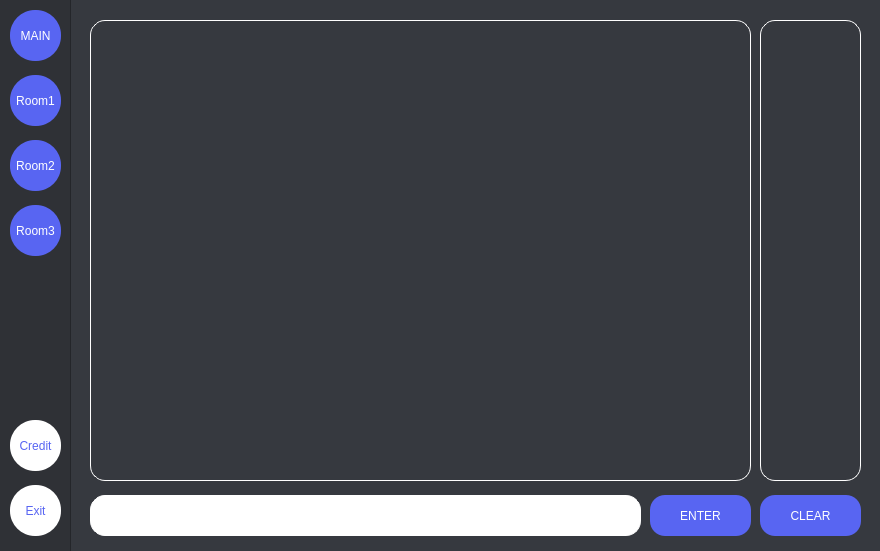
<?xml version="1.0" encoding="UTF-8"?>
<ui version="4.0">
 <class>Dialog</class>
 <widget class="QDialog" name="Dialog">
  <property name="windowModality">
   <enum>Qt::ApplicationModal</enum>
  </property>
  <property name="geometry">
   <rect>
    <x>0</x>
    <y>0</y>
    <width>880</width>
    <height>551</height>
   </rect>
  </property>
  <property name="windowTitle">
   <string>ChatRoom</string>
  </property>
  <property name="styleSheet">
   <string notr="true">background-color:#36393f;</string>
  </property>
  <widget class="QTextBrowser" name="Show_Chat">
   <property name="geometry">
    <rect>
     <x>90</x>
     <y>20</y>
     <width>661</width>
     <height>461</height>
    </rect>
   </property>
   <property name="styleSheet">
    <string notr="true">border:1px solid #fff;
border-radius:15px;
color:#fff;</string>
   </property>
  </widget>
  <widget class="QPushButton" name="Text_Butten">
   <property name="geometry">
    <rect>
     <x>650</x>
     <y>495</y>
     <width>101</width>
     <height>41</height>
    </rect>
   </property>
   <property name="styleSheet">
    <string notr="true">QPushButton{
border-radius:15px;
background-color:#5865f2;
color:#fff;
}

QPushButton:hover{
background-color:#fff;
color:#5865f2;
}
</string>
   </property>
   <property name="text">
    <string>ENTER</string>
   </property>
  </widget>
  <widget class="QTextBrowser" name="Show_name">
   <property name="geometry">
    <rect>
     <x>760</x>
     <y>20</y>
     <width>101</width>
     <height>461</height>
    </rect>
   </property>
   <property name="styleSheet">
    <string notr="true">border:1px solid #fff;
border-radius:15px;
color:#fff;</string>
   </property>
  </widget>
  <widget class="QPushButton" name="credit_Btn">
   <property name="geometry">
    <rect>
     <x>10</x>
     <y>420</y>
     <width>51</width>
     <height>51</height>
    </rect>
   </property>
   <property name="styleSheet">
    <string notr="true">QPushButton{
border-radius:25px;
background-color:#fff;
color:#5865f2;
}

QPushButton:hover{
border-radius:20px;
background-color:#5865f2;
color:#fff;
}


</string>
   </property>
   <property name="text">
    <string>Credit</string>
   </property>
  </widget>
  <widget class="QTextBrowser" name="Show_name_2">
   <property name="geometry">
    <rect>
     <x>-10</x>
     <y>-10</y>
     <width>81</width>
     <height>581</height>
    </rect>
   </property>
   <property name="styleSheet">
    <string notr="true">background-color:#2f3136;
color:#fff;</string>
   </property>
  </widget>
  <widget class="QPushButton" name="Main_Btn">
   <property name="geometry">
    <rect>
     <x>10</x>
     <y>10</y>
     <width>51</width>
     <height>51</height>
    </rect>
   </property>
   <property name="styleSheet">
    <string notr="true">QPushButton{
border-radius:25px;
background-color:#5865f2;
color:#fff;
}

QPushButton:hover{
border-radius:20px;
background-color:#fff;
color:#5865f2;
}

</string>
   </property>
   <property name="text">
    <string>MAIN</string>
   </property>
  </widget>
  <widget class="QPushButton" name="Room1_Btn">
   <property name="geometry">
    <rect>
     <x>10</x>
     <y>75</y>
     <width>51</width>
     <height>51</height>
    </rect>
   </property>
   <property name="styleSheet">
    <string notr="true">QPushButton{
border-radius:25px;
background-color:#5865f2;
color:#fff;
}

QPushButton:hover{
border-radius:20px;
background-color:#fff;
color:#5865f2;
}</string>
   </property>
   <property name="text">
    <string>Room1</string>
   </property>
  </widget>
  <widget class="QPushButton" name="Room2_Btn">
   <property name="geometry">
    <rect>
     <x>10</x>
     <y>140</y>
     <width>51</width>
     <height>51</height>
    </rect>
   </property>
   <property name="styleSheet">
    <string notr="true">QPushButton{
border-radius:25px;
background-color:#5865f2;
color:#fff;
}

QPushButton:hover{
border-radius:20px;
background-color:#fff;
color:#5865f2;
}
</string>
   </property>
   <property name="text">
    <string>Room2</string>
   </property>
  </widget>
  <widget class="QPushButton" name="Room3_Btn">
   <property name="geometry">
    <rect>
     <x>10</x>
     <y>205</y>
     <width>51</width>
     <height>51</height>
    </rect>
   </property>
   <property name="styleSheet">
    <string notr="true">QPushButton{
border-radius:25px;
background-color:#5865f2;
color:#fff;
}

QPushButton:hover{
border-radius:20px;
background-color:#fff;
color:#5865f2;
}

</string>
   </property>
   <property name="text">
    <string>Room3</string>
   </property>
  </widget>
  <widget class="QPushButton" name="Exit_Btn">
   <property name="geometry">
    <rect>
     <x>10</x>
     <y>485</y>
     <width>51</width>
     <height>51</height>
    </rect>
   </property>
   <property name="styleSheet">
    <string notr="true">QPushButton{
border-radius:25px;
background-color:#fff;
color:#5865f2;
}

QPushButton:hover{
border-radius:20px;
background-color:#5865f2;
color:#fff;
}</string>
   </property>
   <property name="text">
    <string>Exit</string>
   </property>
  </widget>
  <widget class="QLineEdit" name="msg_Edit">
   <property name="geometry">
    <rect>
     <x>90</x>
     <y>495</y>
     <width>551</width>
     <height>41</height>
    </rect>
   </property>
   <property name="styleSheet">
    <string notr="true">QLineEdit{
border:1px solid #fff;
border-radius:5px;
border-radius:15px;
background-color:#fff;
}

QLineEdit:focus{
border:2px solid #5865f2;
}
</string>
   </property>
  </widget>
  <widget class="QPushButton" name="Clear_Btn">
   <property name="geometry">
    <rect>
     <x>760</x>
     <y>495</y>
     <width>101</width>
     <height>41</height>
    </rect>
   </property>
   <property name="styleSheet">
    <string notr="true">QPushButton{
border-radius:15px;
background-color:#5865f2;
color:#fff;
}

QPushButton:hover{
background-color:#fff;
color:#5865f2;
}</string>
   </property>
   <property name="text">
    <string>CLEAR</string>
   </property>
  </widget>
  <zorder>Show_Chat</zorder>
  <zorder>Text_Butten</zorder>
  <zorder>Show_name</zorder>
  <zorder>Show_name_2</zorder>
  <zorder>Main_Btn</zorder>
  <zorder>Room1_Btn</zorder>
  <zorder>Room2_Btn</zorder>
  <zorder>Room3_Btn</zorder>
  <zorder>Exit_Btn</zorder>
  <zorder>msg_Edit</zorder>
  <zorder>credit_Btn</zorder>
  <zorder>Clear_Btn</zorder>
 </widget>
 <resources/>
 <connections/>
</ui>
